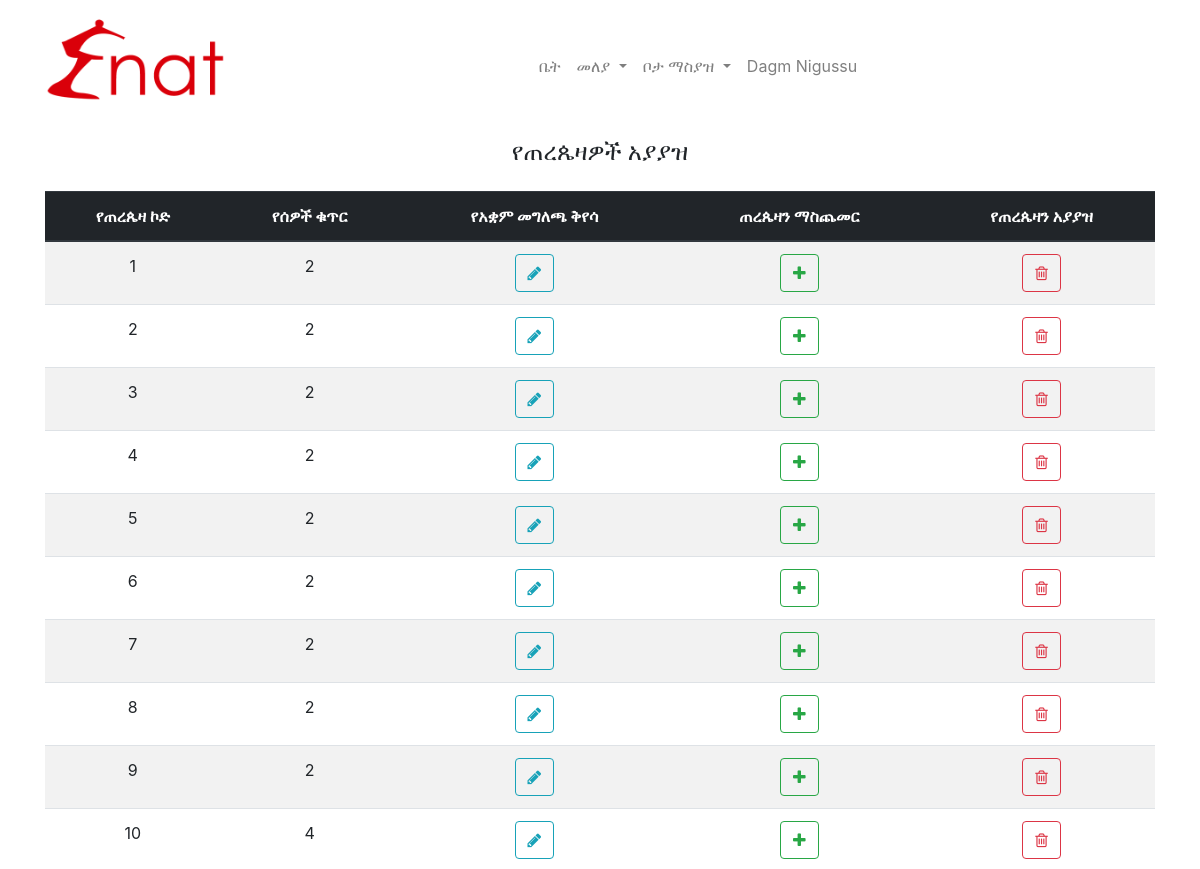
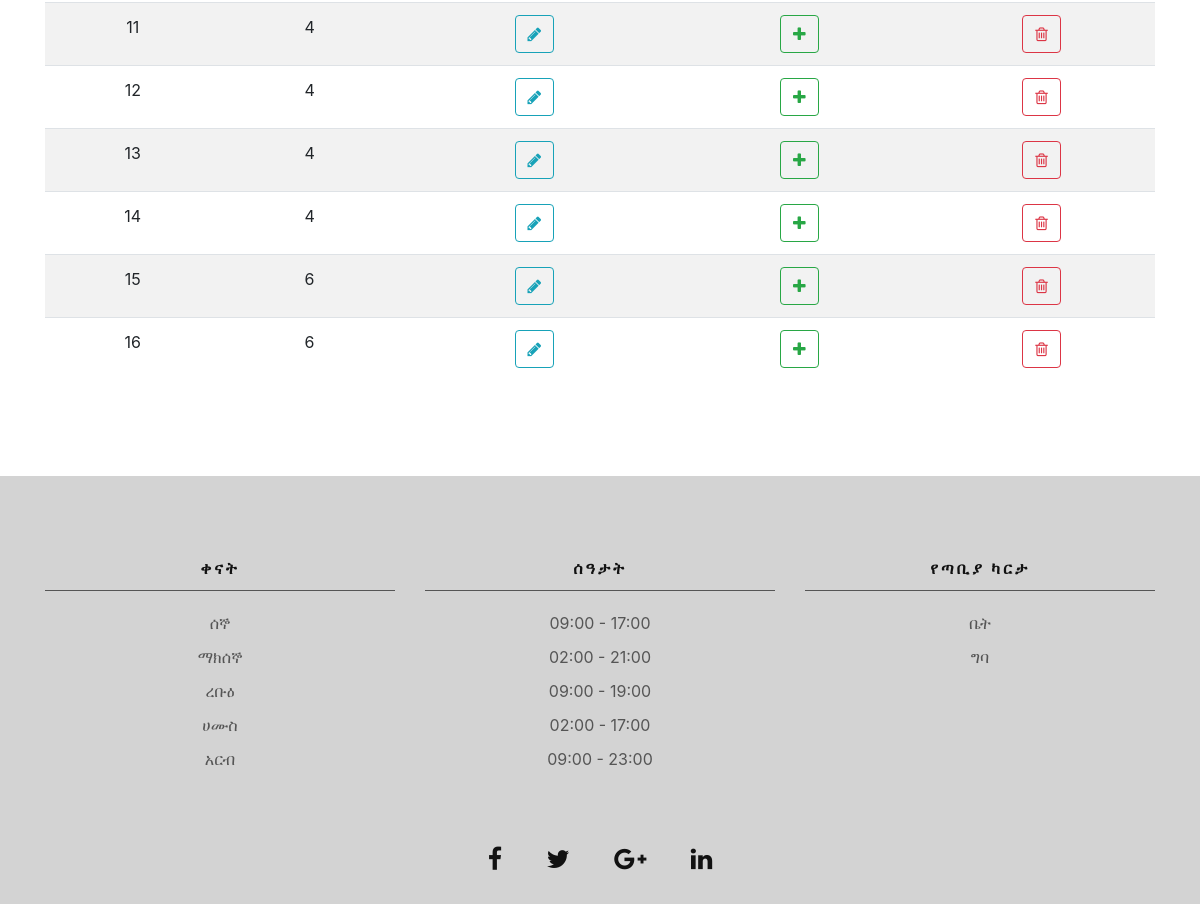
The page /admin/tab_management.php (signed in) on the database its author committed (2 pictures, top to bottom).
### tables this page shows
CREATE TABLE IF NOT EXISTS `tables` (
  `id` tinyint(1) NOT NULL AUTO_INCREMENT,
  `people` tinyint(1) NOT NULL,
  PRIMARY KEY (`id`)
);

### admin/tab_management.php (the view, shortened to what this page needs)
<?php
require('../models/tab_management.php');?>
<!doctype html>
<html>
<?php include('../inc/header.php'); ?>
<body>
<?php include ('../inc/navigation.php'); ?>
<section id="dashboard" class="main">
<div class="container pt-2 pb-5">
<h4 class="text-center pb-3">የጠረጴዛዎች አያያዝ</h4>
<table  id="tables" class="table table-striped text-center mb-5">
<thead class="thead-dark">
<tr>
<th scope="col">የጠረጴዛ ኮድ</th>
<th scope="col">የሰዎች ቁጥር</th>
<th scope="col">የአቋም መግለጫ ቅየሳ</th>
<th scope="col">ጠረጴዛን ማስጨመር</th>
<th scope="col">የጠረጴዛን አያያዝ</th>
</tr>
</thead>
<tbody>
<?php
$tables = $conn->query("SELECT id, people FROM tables");
	if($tables->num_rows > 0):
		while($row_tab = $tables->fetch_assoc()):
?>
<tr>
<td><?= $row_tab['id']; ?></td>
<td><?= $row_tab['people']; ?></td>
<td><button type="button" class="btn btn-outline-info" data-toggle="modal" data-target="#editab<?= $row_tab['id']; ?>"><i class="fa fa-pencil" aria-hidden="true"></i></button></td>
<td><button type="button" class="btn btn-outline-success" data-toggle="modal" data-target="#addtab"><i class="fa fa-plus" aria-hidden="true"></i></button></td>
<td><button type="button" class="btn btn-outline-danger" data-toggle="modal" data-target="#deltab<?= $row_tab['id']; ?>"><i class="fa fa-trash-o" aria-hidden="true"></i></button></td>
</tr>
<?php 	endwhile;
	endif; ?>
</tbody>
</table>
</div>
<?php include('../inc/footer.php') ?>
</body>
</html>

### resources/styles.css (style rules this page uses)
.main { margin-top: 130px; }

### rows shown on the page
tables: id "1", people "2"
tables: id "2", people "2"
tables: id "3", people "2"
tables: id "4", people "2"
tables: id "5", people "2"
tables: id "6", people "2"
tables: id "7", people "2"
tables: id "8", people "2"
tables: id "9", people "2"
tables: id "10", people "4"
tables: id "11", people "4"
tables: id "12", people "4"
tables: id "13", people "4"
tables: id "14", people "4"
tables: id "15", people "6"
tables: id "16", people "6"

### other values the page prints
$_SESSION['fname'] "Dagm"
$_SESSION['lname'] "Nigussu"
$day[$i] "ሰኞ"
$day[$i] "ማክሰኞ"
$day[$i] "ረቡዕ"
$day[$i] "ሀሙስ"
$day[$i] "አርብ"
date('H:i', strtotime($open_at[$i])) "09:00"
date('H:i', strtotime($close_at[$i])) "17:00"
date('H:i', strtotime($open_at[$i])) "02:00"
date('H:i', strtotime($close_at[$i])) "21:00"
date('H:i', strtotime($close_at[$i])) "19:00"
date('H:i', strtotime($close_at[$i])) "23:00"
